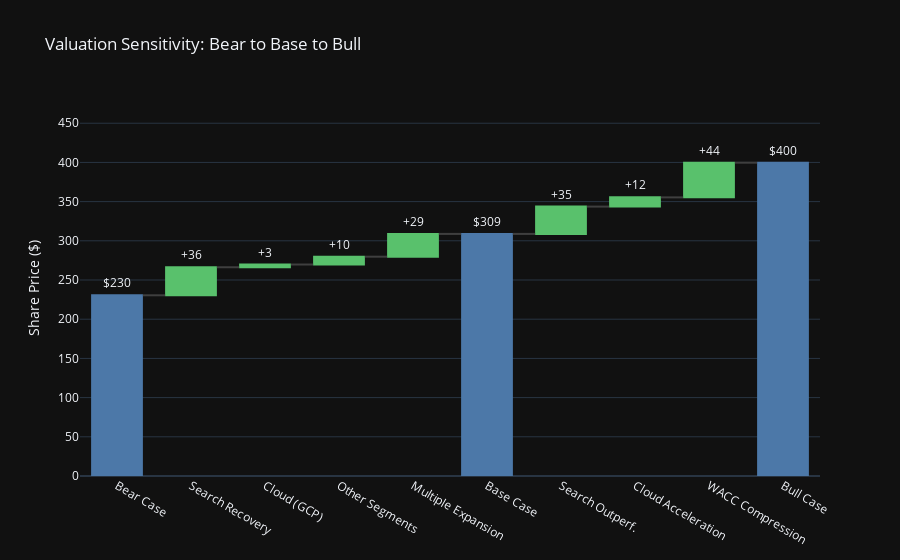

Notebook code for this chart:
### Markdown cell above
### Bridge in Valuation

### Code cell
# --- 3. CALCULATE THE BRIDGE ---
import nbformat

def get_valuation_delta(start_params, changes_dict):
    """Calculates price impact of applying specific changes."""
    price_start = run_valuation_model(start_params)[0] 
    
    new_params = start_params.copy()
    new_params.update(changes_dict)
    
    price_end = run_valuation_model(new_params)[0]
    return price_end - price_start, new_params

waterfall_data = []

groups = {
    "Search Physics": ['search_vol_growth', 'cpc_shock', 'ctr_multiplier', 'cvr_multiplier', 'cpc_decay_annual'],
    "Cloud (GCP)":    ['gcp_growth_start', 'gcp_growth_end', 'gcp_margin_target'], # Added margin here
    "Other Segments": ['adsense_growth', 'yt_growth'],
    "Macro (WACC)":   ['wacc', 'terminal_growth']
}



# ==========================================
# PART 1: BEAR -> BASE BRIDGE
# ==========================================

# A. Bear Baseline
bear_price = run_valuation_model(bear_params)[0]
waterfall_data.append({"label": "Bear Case", "value": bear_price, "type": "absolute"})

current_params = bear_params.copy()

# Step 1: Search Physics (Bear -> Base)
search_diffs = {k: base_params[k] for k in groups['Search Physics'] if base_params[k] != current_params[k]}
if search_diffs:
    delta, current_params = get_valuation_delta(current_params, search_diffs)
    waterfall_data.append({"label": "Search Recovery", "value": delta, "type": "relative"})

# Step 2: Cloud (GCP) (Bear -> Base)
gcp_diffs = {k: base_params[k] for k in groups['Cloud (GCP)'] if base_params[k] != current_params[k]}
if gcp_diffs:
    delta, current_params = get_valuation_delta(current_params, gcp_diffs)
    waterfall_data.append({"label": "Cloud (GCP)", "value": delta, "type": "relative"})

# Step 3: Other Segments (Bear -> Base)
other_diffs = {k: base_params[k] for k in groups['Other Segments'] if base_params[k] != current_params[k]}
if other_diffs:
    delta, current_params = get_valuation_delta(current_params, other_diffs)
    waterfall_data.append({"label": "Other Segments", "value": delta, "type": "relative"})

# Step 4: Macro/WACC (Bear -> Base)
wacc_diffs = {k: base_params[k] for k in groups['Macro (WACC)'] if base_params[k] != current_params[k]}
if wacc_diffs:
    delta, current_params = get_valuation_delta(current_params, wacc_diffs)
    waterfall_data.append({"label": "Multiple Expansion", "value": delta, "type": "relative"})

# ==========================================
# PART 2: BASE BASELINE
# ==========================================

base_price = run_valuation_model(base_params)[0]
waterfall_data.append({"label": "Base Case", "value": base_price, "type": "absolute"})

# ==========================================
# PART 3: BASE -> BULL BRIDGE
# ==========================================

current_params = base_params.copy()

# Step 1: Search Physics (Base -> Bull)
search_diffs_bull = {k: bull_params[k] for k in groups['Search Physics'] if bull_params[k] != current_params[k]}
if search_diffs_bull:
    delta, current_params = get_valuation_delta(current_params, search_diffs_bull)
    waterfall_data.append({"label": "Search Outperf.", "value": delta, "type": "relative"})

# Step 2: Cloud (GCP) (Base -> Bull)
gcp_diffs_bull = {k: bull_params[k] for k in groups['Cloud (GCP)'] if bull_params[k] != current_params[k]}
if gcp_diffs_bull:
    delta, current_params = get_valuation_delta(current_params, gcp_diffs_bull)
    waterfall_data.append({"label": "Cloud Acceleration", "value": delta, "type": "relative"})

# Step 3: Other Segments (Base -> Bull)
other_diffs_bull = {k: bull_params[k] for k in groups['Other Segments'] if bull_params[k] != current_params[k]}
if other_diffs_bull:
    delta, current_params = get_valuation_delta(current_params, other_diffs_bull)
    waterfall_data.append({"label": "Other Segments", "value": delta, "type": "relative"})

# Step 4: Macro/WACC (Base -> Bull)
wacc_diffs_bull = {k: bull_params[k] for k in groups['Macro (WACC)'] if bull_params[k] != current_params[k]}
if wacc_diffs_bull:
    delta, current_params = get_valuation_delta(current_params, wacc_diffs_bull)
    waterfall_data.append({"label": "WACC Compression", "value": delta, "type": "relative"})

# ==========================================
# PART 4: BULL BASELINE
# ==========================================

bull_price = run_valuation_model(bull_params)[0]
waterfall_data.append({"label": "Bull Case", "value": bull_price, "type": "absolute"})

# --- DEBUG PRINT ---
print(f"Bear: ${bear_price:.2f}")
print(f"Base: ${base_price:.2f}")
print(f"Bull: ${bull_price:.2f}")

# --- 4. PLOTTING ---
import plotly.graph_objects as go

fig = go.Figure(go.Waterfall(
    name = "Valuation Bridge",
    orientation = "v",
    measure = [x['type'] for x in waterfall_data],
    x = [x['label'] for x in waterfall_data],
    textposition = "outside",
    text = [f"${x['value']:.0f}" if x['type'] == 'absolute' else f"{'+' if x['value'] > 0 else ''}{x['value']:.0f}" for x in waterfall_data],
    y = [x['value'] for x in waterfall_data],
    connector = {"line": {"color": "rgb(63, 63, 63)"}},
    decreasing = {"marker": {"color": "#FF9DA7"}},
    increasing = {"marker": {"color": "#59C16C"}},
    totals = {"marker": {"color": "#4C78A8"}}
))

fig.update_layout(
    title = "Valuation Sensitivity: Bear to Base to Bull",
    showlegend = False,
    waterfallgap = 0.3,
    # Adding padding to Y-axis so labels fit
    yaxis=dict(title="Share Price ($)", range=[0, bull_price * 1.2]) 
)

fig.show()

### Figure 1 — Plotly figure (JSON) as saved in the notebook; plotly's stock layout.template omitted (floating-point values rounded to 4 significant figures)
{"data": [{"connector": {"line": {"color": "rgb(63, 63, 63)"}}, "decreasing": {"marker": {"color": "#FF9DA7"}}, "increasing": {"marker": {"color": "#59C16C"}}, "measure": ["absolute", "relative", "relative", "relative", "relative", "absolute", "relative", "relative", "relative", "absolute"], "name": "Valuation Bridge", "orientation": "v", "text": ["$230", "+36", "+3", "+10", "+29", "$309", "+35", "+12", "+44", "$400"], "textposition": "outside", "totals": {"marker": {"color": "#4C78A8"}}, "x": ["Bear Case", "Search Recovery", "Cloud (GCP)", "Other Segments", "Multiple Expansion", "Base Case", "Search Outperf.", "Cloud Acceleration", "WACC Compression", "Bull Case"], "y": [230.5, 35.78, 3.493, 9.976, 29.06, 308.8, 34.84, 11.76, 44.27, 399.7], "type": "waterfall"}], "layout": {"yaxis": {"title": {"text": "Share Price ($)"}, "range": [0, 479.6]}, "title": {"text": "Valuation Sensitivity: Bear to Base to Bull"}, "showlegend": false, "waterfallgap": 0.3}}
